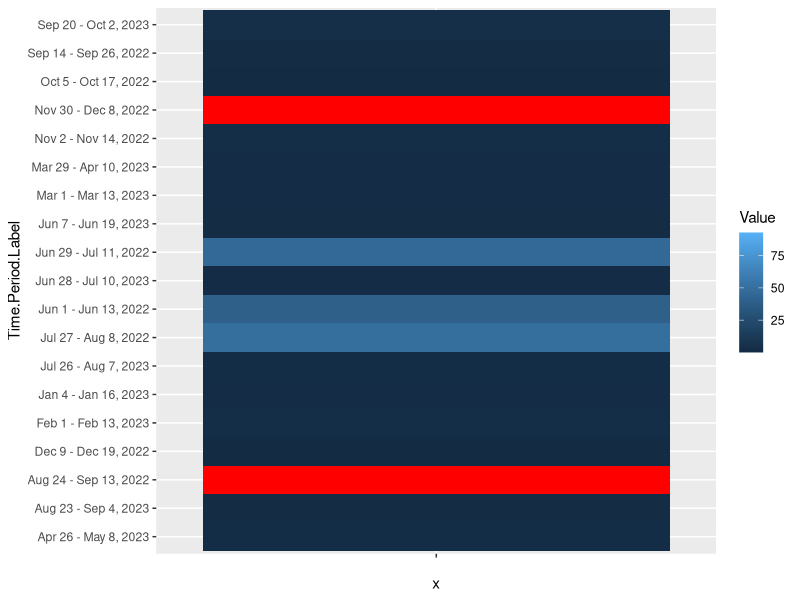
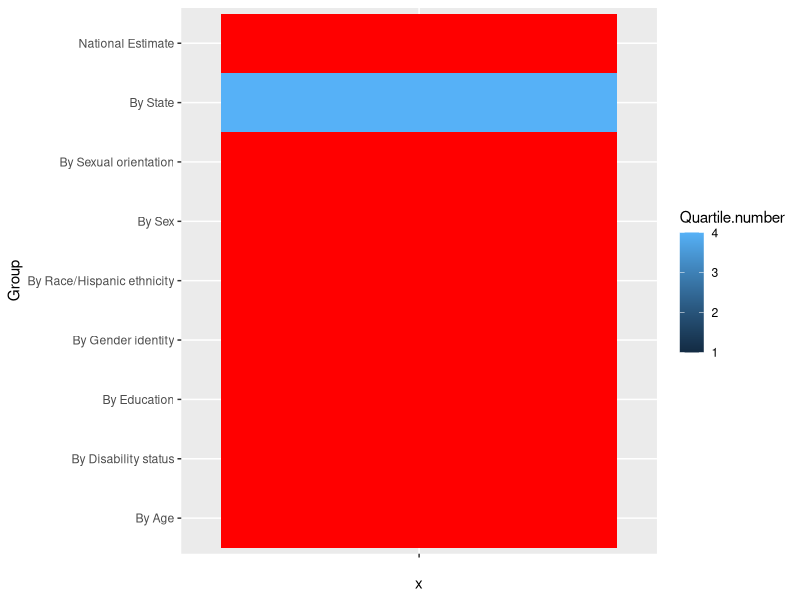

Write the R code that produced these figures, in order.
## ---- chunk 1
#| warning: false
# Libraries
library(dplyr)
library(ggplot2)
## ---- chunk 2
# Import Data
pcc <- read.csv("Post-COVID_Conditions.csv")
## ---- chunk 3
# Remove unreliable estimates
pcc <- pcc %>%
  filter(is.na(Suppression.Flag)) %>%
  select(!Suppression.Flag)

# Search for NAs
apply(pcc, 2, function (x) sum(is.na(x)))
## ---- chunk 4
# Value NAs
pcc %>%
  filter(is.na(Value)) %>%
  distinct(Time.Period.Label)

# LowCI NAs
pcc %>%
  filter(is.na(LowCI)) %>%
  distinct(Time.Period.Label)

# HighCI NAs
pcc %>%
  filter(is.na(HighCI)) %>%
  distinct(Time.Period.Label)

# Make sure entries during the breaks correspond to the NAs above
pcc %>%
  filter(Time.Period.Label == 'Aug 24 - Sep 13, 2022' | Time.Period.Label == 'Nov 30 - Dec 8, 2022') %>%
  count()
## ---- chunk 5
# Visualization of Value NAs
pcc %>%
  ggplot(aes(x = "", y = Time.Period.Label, fill = Value)) +
  geom_tile() +
  scale_fill_continuous(na.value = 'red')
## ---- chunk 6
# Remove dates that correspond to breaks of data collection
pcc <- pcc %>%
  filter(!is.na(Value))
## ---- chunk 7
# Quartile number non-NAs
temp <- pcc %>%
  filter(!is.na(Quartile.number)) %>%
  select(Group)

table(temp)
## ---- chunk 8
# Quartile number NAs
temp <- pcc %>%
  filter(is.na(Quartile.number)) %>%
  select(Group)

table(temp)
## ---- chunk 9
# Visualization of Quartile Number NAs
pcc %>%
  ggplot(aes(x = "", y = Group, fill = Quartile.number)) +
  geom_tile() +
  scale_fill_continuous(na.value = 'red')
